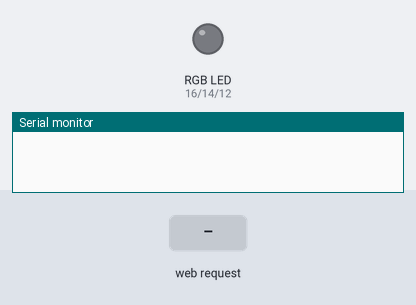
Bench run of a sketch on a simulated ESP8266 (NodeMCU). On the bench: an RGB LED mixed from three pins (HIGH = lit), the last lines printed to the serial monitor. The test bench sets the inputs (shaded band). Dim RGB values are drawn brighter than linear; WiFi joins after 1.5 s; servers stay silent unless stated; random numbers use the default seed unless the sketch sets one.

Above: at 0.1 s.
At 2.7 s:
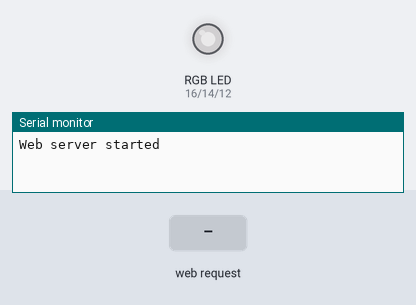
2.8 s: HTTP request GET /random received
At 4.17 s:
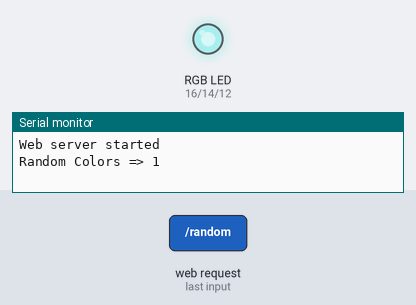
Timing chart, 0 to 29.8 s (numbered marks = the images above; inputs shaded):
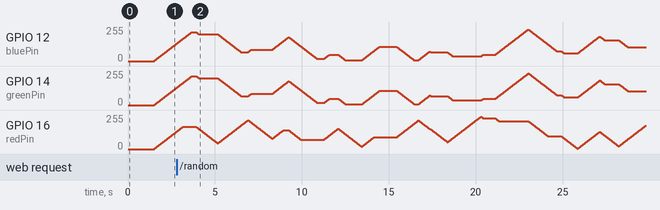

The sketch:

main.ino
```cpp
#include <ESP8266WiFi.h>
#include <WiFiManager.h>
#include <ESP8266WebServer.h>

#include "index.h"
#include "result.h"

ESP8266WebServer server(80);

const int redPin = 16;
const int greenPin = 14;
const int bluePin = 12;

int currentRed = 0;
int currentGreen = 0;
int currentBlue = 0;

bool randomColor = true;
const unsigned long delayTime = 10;
// const unsigned long delayTime = 1000;

void randomic() {
  uint8_t step;
  uint8_t red = random(256);
  uint8_t green = random(256);
  uint8_t blue = random(256);

  if (abs(currentRed - red) > abs(currentGreen - green)) {
    if (abs(currentRed - red) > abs(currentBlue - blue)) {
      step = abs(currentRed - red);
    } else {
      step = abs(currentBlue - blue);
    }
  } else if (abs(currentGreen - green) > abs(currentBlue - blue)) {
    step = abs(currentGreen - green);
  } else {
    step = abs(currentBlue - blue);
  }

  for (int i = 0; i < step; i++) {
    if (currentRed > red) {
      currentRed--;
    } else if (currentRed != red) {
      currentRed++;
    }
    analogWrite(redPin, currentRed);

    if (currentGreen > green) {
      currentGreen--;
    } else if (currentGreen != green) {
      currentGreen++;
    }
    analogWrite(greenPin, currentBlue);

    if (currentBlue > blue) {
      currentBlue--;
    } else if (currentBlue != blue) {
      currentBlue++;
    }
    analogWrite(bluePin, currentBlue);
    delay(delayTime);
  }
}
void setup() {
  Serial.begin(115200);

  WiFiManager wifiManager;
  wifiManager.autoConnect("RGB");

  pinMode(redPin, OUTPUT);
  pinMode(greenPin, OUTPUT);
  pinMode(bluePin, OUTPUT);

  server.on("/", HTTP_GET, []() {
    server.send(200, "text/html", htmlPage);
  });

  server.on("/set", HTTP_POST, []() {
    String redValue = server.arg("red");
    String greenValue = server.arg("green");
    String blueValue = server.arg("blue");
    int red = redValue.toInt();
    int green = greenValue.toInt();
    int blue = blueValue.toInt();
    analogWrite(redPin, red);
    analogWrite(greenPin, green);
    analogWrite(bluePin, blue);
    currentRed = red;
    currentGreen = green;
    currentBlue = blue;
    randomColor = false;
    Serial.print("Random Colors => ");
    Serial.println(randomColor);
    server.send(200, "text/html", resultPage);
  });

  server.on("/random", HTTP_GET, []() {
    randomColor = true;
    Serial.print("Random Colors => ");
    Serial.println(randomColor);
    server.send(200, "text/html", resultPage);
  });

  server.begin();
  Serial.println("Web server started");
}

void loop() {
  server.handleClient();
  if (randomColor) {
    randomic();
  }
}
```

index.h
```cpp
const char htmlPage[] PROGMEM = R"html(
<!DOCTYPE html><html lang="en"><head><meta charset="UTF-8"><meta http-equiv="X-UA-Compatible" content="IE=edge"><meta name="viewport" content="width=device-width,initial-scale=1"><title>RGB</title><style>body{font-family:cursive;background-image:linear-gradient(220deg,#7aa4ff 0,#ffb5b5 70%);background-position:center;background-repeat:no-repeat;background-size:cover;height:490px}.container{text-align:center;margin:auto;margin-top:250px}.form-wrapper{margin-top:30px}.form{height:20px;width:500px;margin-left:auto;margin-right:auto;text-align:center;display:flex;justify-content:space-evenly}.submit-btn{width:60px;background:0 0;border-radius:4px}.random-link{position:absolute;color:#000;position:absolute;left:48%;margin-top:50px}@media screen and (max-width:670px){h1{position:absolute;top:30px;left:30%}.form{align-items:center;flex-direction:column}input{width:50px;height:30px}.random-link{color:#000;position:absolute;left:45%;margin-top:120px}}@media screen and (max-width:470px){h1{position:absolute;top:30px;left:20%}.form{width:250px;align-items:center;flex-direction:column}input{width:50px;height:30px}.random-link{color:#000;position:absolute;left:45%;margin-top:120px}}</style></head><body><div class="container"><div class="form-wrpper"><h1>RGB LED Control</h1><form method="post" action="/set" class="form"><label for="red">Red:</label><input type="number" id="red" name="red" min="0" max="255" step="1"><br><label for="green">Green:</label><input type="number" id="green" name="green" min="0" max="255" step="1"><br><label for="blue">Blue:</label><input type="number" id="blue" name="blue" min="0" max="255" step="1"><br><input class="submit-btn" type="submit" value="Set"></form><a href="/random" class="random-link">Random</a></div></div></body></html>
)html";
```

result.h
```cpp
const char resultPage[] PROGMEM = R"html(
<!doctypehtml><html lang=en><meta charset=UTF-8><meta content="IE=edge"http-equiv=X-UA-Compatible><meta content="width=device-width,initial-scale=1"name=viewport><script>window.location.href="/"</script><title>RGB</title>
)html";
```
